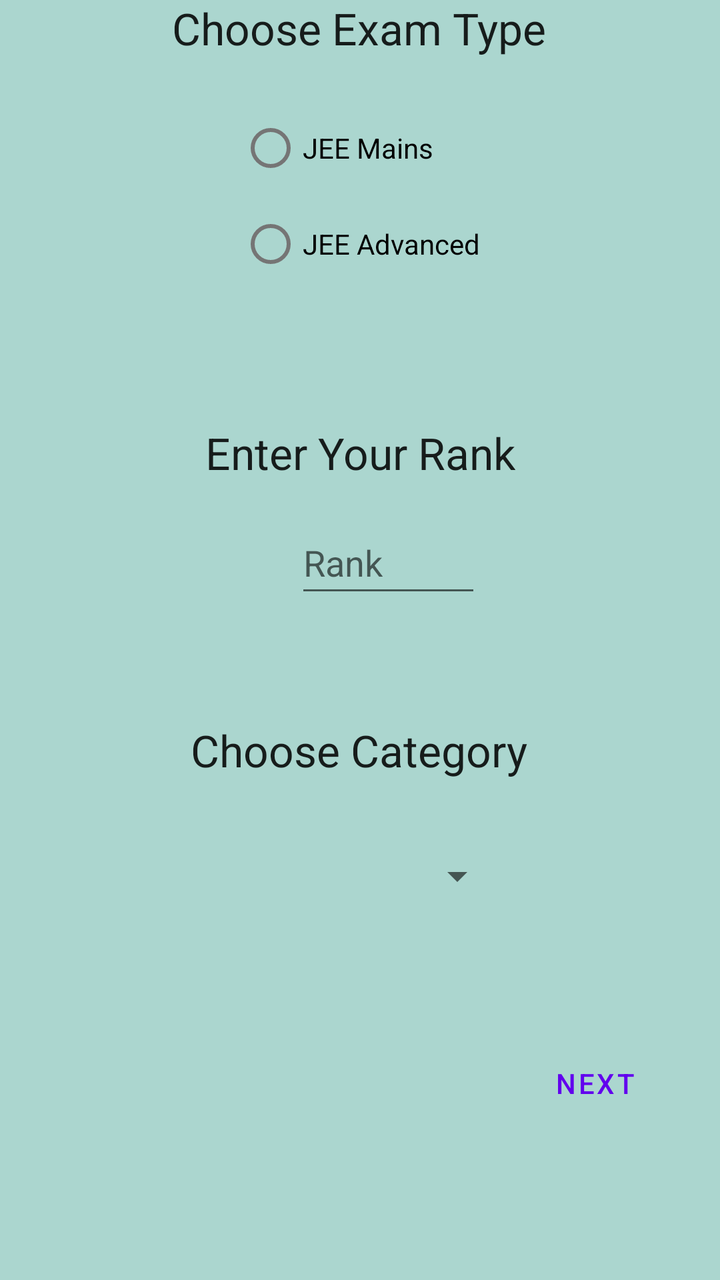
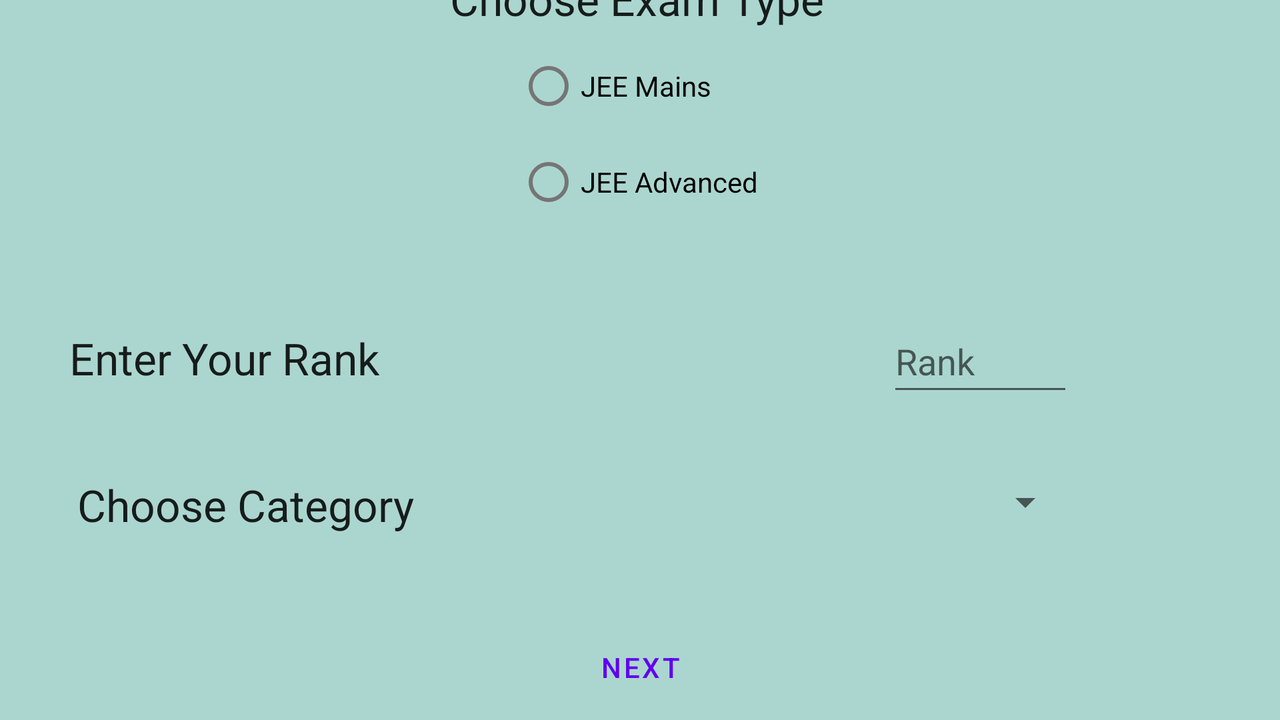

First picture: res/layout/ on a phone held upright. Second picture: the repository's own variant of that layout, on a device whose configuration matches the variant's folder. Source for both follows.
<!-- AndroidManifest.xml: application theme Theme.JosaaHelper -->
<!-- res/layout/fragment_college_pridictor_first.xml -->
<?xml version="1.0" encoding="utf-8"?>
<FrameLayout xmlns:android="http://schemas.android.com/apk/res/android"
    xmlns:app="http://schemas.android.com/apk/res-auto"
    xmlns:tools="http://schemas.android.com/tools"
    android:id="@+id/collegePridictorFirstFragment"
    android:layout_width="match_parent"
    android:layout_height="match_parent"
    android:background="#ABD6CF"
    tools:context=".CollegePridictorFirstFragment">

   <androidx.constraintlayout.widget.ConstraintLayout
       android:layout_width="411dp"
       android:layout_height="731dp"
       android:layout_gravity="center">

      <TextView
          android:id="@+id/textExamType"
          android:layout_width="wrap_content"
          android:layout_height="wrap_content"
          android:layout_marginTop="40dp"
          android:layout_marginBottom="7dp"
          android:text="Choose Exam Type"
          android:textAppearance="@style/TextAppearance.AppCompat.Large"
          app:layout_constraintBottom_toTopOf="@+id/radioGroup"
          app:layout_constraintEnd_toEndOf="parent"
          app:layout_constraintHorizontal_bias="0.497"
          app:layout_constraintStart_toStartOf="parent"
          app:layout_constraintTop_toTopOf="parent" />

      <RadioGroup
          android:id="@+id/radioGroup"
          android:layout_width="wrap_content"
          android:layout_height="wrap_content"
          android:layout_marginTop="10dp"
          android:layout_marginEnd="33dp"
          android:layout_marginBottom="61dp"
          app:layout_constraintBottom_toTopOf="@+id/textRank"
          app:layout_constraintEnd_toEndOf="@+id/textExamType"
          app:layout_constraintTop_toBottomOf="@+id/textExamType">

         <RadioButton
             android:id="@+id/jeemainsbtn"
             android:layout_width="match_parent"
             android:layout_height="wrap_content"
             android:text="JEE Mains" />

         <RadioButton
             android:id="@+id/jeeadvancedbnt"
             android:layout_width="match_parent"
             android:layout_height="wrap_content"
             android:text="JEE Advanced" />
      </RadioGroup>


      <TextView
          android:id="@+id/textRank"
          android:layout_width="wrap_content"
          android:layout_height="wrap_content"
          android:text="Enter Your Rank"
          android:textAppearance="@style/TextAppearance.AppCompat.Large"
          app:layout_constraintBottom_toTopOf="@+id/editTextRank"
          app:layout_constraintEnd_toEndOf="parent"
          app:layout_constraintStart_toStartOf="parent"
          app:layout_constraintTop_toBottomOf="@+id/radioGroup"
          app:layout_constraintVertical_bias="0.606"
          tools:layout_editor_absoluteX="133dp" />

      <EditText
          android:id="@+id/editTextRank"
          android:layout_width="93dp"
          android:layout_height="wrap_content"
          android:layout_marginTop="10dp"
          android:layout_marginBottom="32dp"
          android:ems="10"
          android:hint="Rank"
          android:inputType="number"
          android:minHeight="48dp"
          app:layout_constraintBottom_toTopOf="@+id/textcategory"
          app:layout_constraintEnd_toEndOf="parent"
          app:layout_constraintHorizontal_bias="0.544"
          app:layout_constraintStart_toStartOf="parent"
          app:layout_constraintTop_toBottomOf="@+id/textRank" />

      <TextView
          android:id="@+id/textcategory"
          android:layout_width="wrap_content"
          android:layout_height="wrap_content"
          android:layout_marginTop="20dp"
          android:layout_marginBottom="10dp"
          android:text="Choose Category"
          android:textAppearance="@style/TextAppearance.AppCompat.Large"
          app:layout_constraintBottom_toTopOf="@+id/categoryspinner"
          app:layout_constraintEnd_toEndOf="parent"
          app:layout_constraintHorizontal_bias="0.497"
          app:layout_constraintStart_toStartOf="parent"
          app:layout_constraintTop_toBottomOf="@+id/editTextRank" />

      <Spinner
          android:id="@+id/categoryspinner"
          android:layout_width="145dp"
          android:layout_height="48dp"
          android:layout_marginTop="10dp"
          android:spinnerMode="dropdown"
          app:layout_constraintBottom_toTopOf="@+id/guideline3"
          app:layout_constraintEnd_toEndOf="parent"
          app:layout_constraintStart_toStartOf="parent"
          app:layout_constraintTop_toBottomOf="@+id/textcategory"
          tools:ignore="SpeakableTextPresentCheck" />

      <Button
          android:id="@+id/firstfragbtn"
          style="@style/Widget.MaterialComponents.Button.TextButton"
          android:layout_width="wrap_content"
          android:layout_height="wrap_content"
          android:layout_marginEnd="44dp"
          android:layout_marginBottom="120dp"
          android:text="Next"
          app:layout_constraintBottom_toBottomOf="parent"
          app:layout_constraintEnd_toEndOf="parent"
          app:layout_constraintTop_toTopOf="@+id/guideline3"
          app:layout_constraintVertical_bias="1.0" />

      <androidx.constraintlayout.widget.Guideline
          android:id="@+id/guideline3"
          android:layout_width="wrap_content"
          android:layout_height="wrap_content"
          android:orientation="horizontal"
          app:layout_constraintGuide_begin="512dp" />

   </androidx.constraintlayout.widget.ConstraintLayout>

</FrameLayout>
<!-- resources referenced by this layout -->
<resources>
  <style name="Theme.JosaaHelper" parent="Theme.MaterialComponents.DayNight.DarkActionBar">
          
          <item name="colorPrimary">@color/purple_500</item>
          <item name="colorPrimaryVariant">@color/purple_700</item>
          <item name="colorOnPrimary">@color/white</item>
          
          <item name="colorSecondary">@color/teal_200</item>
          <item name="colorSecondaryVariant">@color/teal_700</item>
          <item name="colorOnSecondary">@color/black</item>
          
          <item name="android:statusBarColor" tools:targetApi="l">?attr/colorPrimaryVariant</item>
          
      </style>
</resources>
<!-- res/layout-land/fragment_college_pridictor_first.xml (the repository's variant of the layout above) -->
<!-- drawn on the phone turned sideways -->
<?xml version="1.0" encoding="utf-8"?>
<FrameLayout xmlns:android="http://schemas.android.com/apk/res/android"
    xmlns:app="http://schemas.android.com/apk/res-auto"
    xmlns:tools="http://schemas.android.com/tools"
    android:id="@+id/collegePridictorFirstFragment"
    android:layout_width="match_parent"
    android:layout_height="match_parent"
    android:background="#ABD6CF"
    tools:context=".CollegePridictorFirstFragment">

   <androidx.constraintlayout.widget.ConstraintLayout
       android:layout_width="731dp"
       android:layout_height="411dp"
       android:layout_gravity="center">

      <TextView
          android:id="@+id/textExamType"
          android:layout_width="wrap_content"
          android:layout_height="wrap_content"
          android:layout_marginTop="10dp"
          android:layout_marginBottom="7dp"
          android:text="Choose Exam Type"
          android:textAppearance="@style/TextAppearance.AppCompat.Large"
          app:layout_constraintBottom_toTopOf="@+id/radioGroup"
          app:layout_constraintEnd_toEndOf="parent"
          app:layout_constraintHorizontal_bias="0.497"
          app:layout_constraintStart_toStartOf="parent"
          app:layout_constraintTop_toTopOf="parent" />

      <RadioGroup
          android:id="@+id/radioGroup"
          android:layout_width="wrap_content"
          android:layout_height="wrap_content"
          android:layout_marginTop="5dp"
          android:layout_marginEnd="33dp"
          android:layout_marginBottom="61dp"

          app:layout_constraintEnd_toEndOf="@+id/textExamType"
          app:layout_constraintTop_toBottomOf="@+id/textExamType">

         <RadioButton
             android:id="@+id/jeemainsbtn"
             android:layout_width="match_parent"
             android:layout_height="wrap_content"
             android:text="JEE Mains" />

         <RadioButton
             android:id="@+id/jeeadvancedbnt"
             android:layout_width="match_parent"
             android:layout_height="wrap_content"
             android:text="JEE Advanced" />
      </RadioGroup>


      <TextView
          android:id="@+id/textRank"
          android:layout_width="wrap_content"
          android:layout_height="wrap_content"
          android:layout_marginStart="80dp"
          android:text="Enter Your Rank"


          android:textAppearance="@style/TextAppearance.AppCompat.Large"
          app:layout_constraintBaseline_toBaselineOf="@+id/editTextRank"
          app:layout_constraintStart_toStartOf="parent" />

      <EditText
          android:id="@+id/editTextRank"
          android:layout_width="93dp"
          android:layout_height="wrap_content"
          android:layout_marginTop="40dp"


          android:ems="10"


          android:hint="Rank"
          android:inputType="number"
          android:minHeight="48dp"
          app:layout_constraintEnd_toEndOf="parent"
          app:layout_constraintHorizontal_bias="0.63"
          app:layout_constraintStart_toEndOf="@+id/textRank"
          app:layout_constraintTop_toBottomOf="@+id/radioGroup" />

      <TextView
          android:id="@+id/textcategory"
          android:layout_width="wrap_content"
          android:layout_height="wrap_content"

          android:layout_marginStart="4dp"
          android:layout_marginTop="44dp"
          android:text="Choose Category"
          android:textAppearance="@style/TextAppearance.AppCompat.Large"
          app:layout_constraintStart_toStartOf="@+id/textRank"
          app:layout_constraintTop_toBottomOf="@+id/textRank" />

      <Spinner
          android:id="@+id/categoryspinner"
          android:layout_width="145dp"
          android:layout_height="48dp"
          android:layout_marginTop="24dp"
          android:spinnerMode="dropdown"
          app:layout_constraintEnd_toEndOf="@+id/editTextRank"

          app:layout_constraintHorizontal_bias="1.0"
          app:layout_constraintStart_toEndOf="@+id/textcategory"
          app:layout_constraintTop_toBottomOf="@+id/editTextRank"
          tools:ignore="SpeakableTextPresentCheck" />

      <Button
          android:id="@+id/firstfragbtn"
          style="@style/Widget.MaterialComponents.Button.TextButton"
          android:layout_width="wrap_content"
          android:layout_height="wrap_content"
          android:layout_marginTop="78dp"
          android:layout_marginBottom="32dp"
          android:text="Next"
          app:layout_constraintBottom_toBottomOf="parent"
          app:layout_constraintEnd_toEndOf="parent"
          app:layout_constraintStart_toStartOf="parent"
          app:layout_constraintTop_toBottomOf="@+id/categoryspinner"
          app:layout_constraintVertical_bias="0.916" />

      

   </androidx.constraintlayout.widget.ConstraintLayout>

</FrameLayout>
